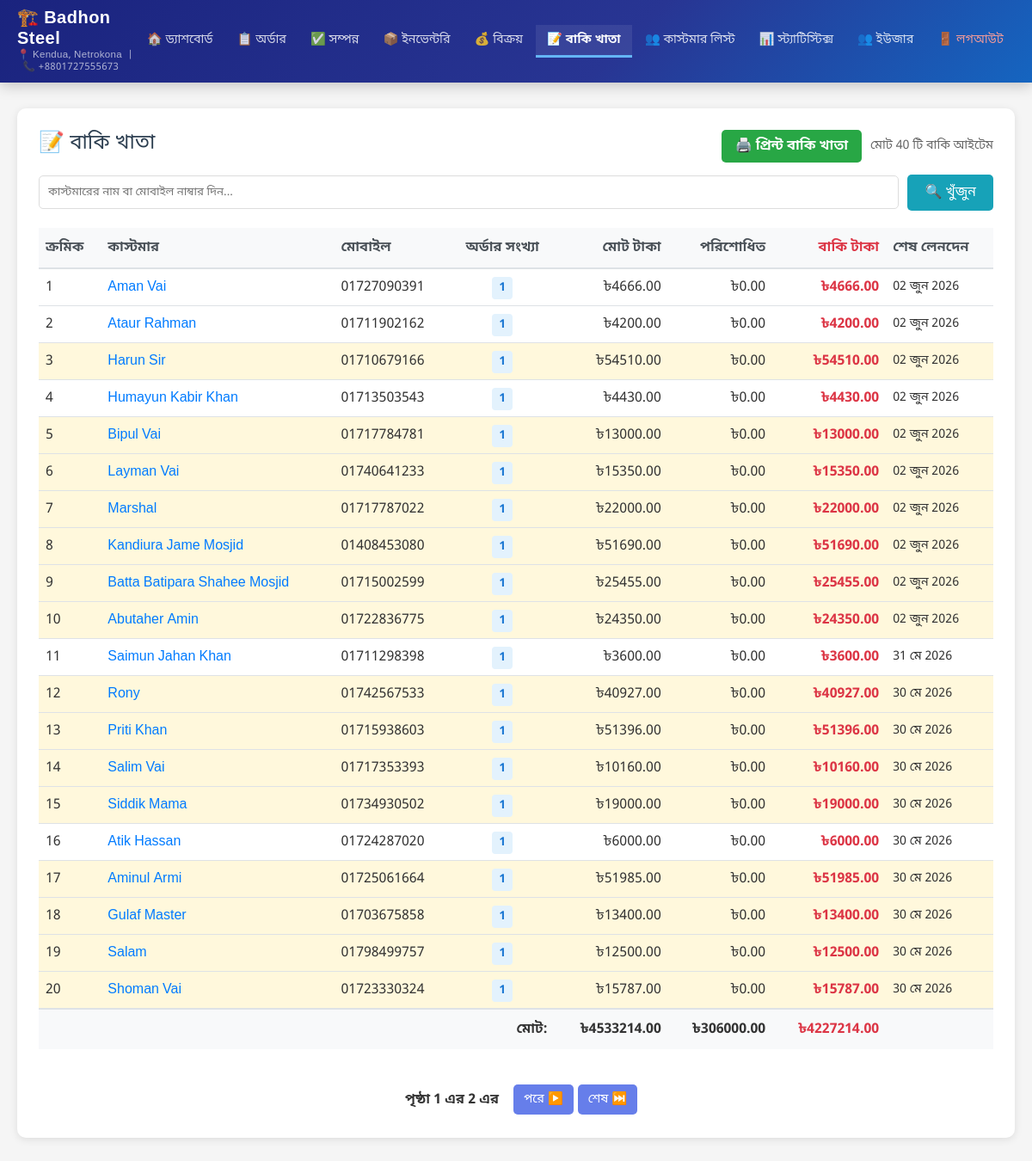
/admin-panel/due-accounts/ (signed in), run on the app's committed database.
### shop/models.py (models this page shows, shortened)
class Customer(models.Model):
    name = models.CharField(max_length=200, verbose_name='ক্রেতার নাম')
    mobile_number = models.CharField(max_length=20, unique=True, verbose_name='মোবাইল নাম্বার')
    address = models.TextField(verbose_name='ঠিকানা', blank=True)
    deposit_balance = models.DecimalField(max_digits=10, decimal_places=2, verbose_name='জমা ব্যালেন্স', default=0)
    created_at = models.DateTimeField(auto_now_add=True, verbose_name='তৈরির সময়')
    updated_at = models.DateTimeField(auto_now=True, verbose_name='আপডেটের সময়')
    class Meta:
        verbose_name = 'ক্রেতা'
        verbose_name_plural = 'ক্রেতাসমূহ'
        ordering = ['-created_at']

class Order(models.Model):
    STATUS_CHOICES = [
        ('pending', 'চলমান'),
        ('ready', 'প্রস্তুত'),
        ('completed', 'সম্পন্ন'),
    ]
    DELIVERY_STATUS_CHOICES = [
        ('not_delivered', 'ডেলিভারি হয়নি'),
        ('delivered', 'ডেলিভারি সম্পন্ন'),
    ]
    customer = models.ForeignKey(Customer, on_delete=models.PROTECT, related_name='orders', verbose_name='ক্রেতা', null=True, blank=True)
    customer_name = models.CharField(max_length=200, verbose_name='ক্রেতার নাম', null=True, blank=True)
    mobile_number = models.CharField(max_length=20, verbose_name='মোবাইল নাম্বার', null=True, blank=True)
    total_price = models.DecimalField(max_digits=10, decimal_places=2, verbose_name='মোট মূল্য', default=0)
    discount_percentage = models.DecimalField(max_digits=5, decimal_places=2, verbose_name='ডিসকাউন্ট (%)', default=0)
    discount_amount = models.DecimalField(max_digits=10, decimal_places=2, verbose_name='ডিসকাউন্ট টাকা', default=0)
    final_price = models.DecimalField(max_digits=10, decimal_places=2, verbose_name='চূড়ান্ত মূল্য', default=0)
    cash_paid = models.DecimalField(max_digits=10, decimal_places=2, verbose_name='নগদ পরিশোধ', default=0)
    due_amount = models.DecimalField(max_digits=10, decimal_places=2, verbose_name='বাকি টাকা', editable=False)
    initial_payment_migrated = models.BooleanField(default=False, verbose_name='প্রাথমিক পেমেন্ট OrderPayment-এ স্থানান্তরিত')
    order_date = models.DateField(default=timezone.now, verbose_name='অর্ডার নেওয়ার তারিখ')
    delivery_date = models.DateField(verbose_name='ডেলিভারির তারিখ')
    status = models.CharField(max_length=20, choices=STATUS_CHOICES, default='pending', verbose_name='প্রোডাক্ট অবস্থা')
    delivery_status = models.CharField(max_length=20, choices=DELIVERY_STATUS_CHOICES, default='not_delivered', verbose_name='ডেলিভারি অবস্থা')
    created_at = models.DateTimeField(auto_now_add=True, verbose_name='তৈরির সময়')
    updated_at = models.DateTimeField(auto_now=True, verbose_name='আপডেটের সময়')
    class Meta:
        verbose_name = 'অর্ডার'
        verbose_name_plural = 'অর্ডারসমূহ'
        ordering = ['-created_at']

### shop/views.py (the view, shortened to what this page needs)
# urls.py: path('admin-panel/due-accounts/', views.due_accounts_list, name='due_accounts_list'),
@login_required
def due_accounts_list(request):
    search_query = request.GET.get('search', '')
    page_number = request.GET.get('page', 1)
    orders_with_due = Order.objects.filter(due_amount__gt=0).select_related('customer').order_by('-created_at')
    invoices_with_due = Invoice.objects.filter(due_amount__gt=0, is_latest=True).order_by('-created_at')
    customer_due = {}
    for order in orders_with_due:
        total_amount = order.final_price if order.final_price > 0 else order.total_price
        due_amount = order.due_amount if order.due_amount > 0 else (total_amount - order.cash_paid)
        if due_amount > 0:  # Only show if there's actually due
            if order.customer:
                customer_key = f"customer_{order.customer.pk}"
                customer_name = order.customer.name
                mobile_number = order.customer.mobile_number
                customer_obj = order.customer
            else:
                customer_key = f"name_{order.customer_name}_{order.mobile_number}"
                customer_name = order.customer_name
                mobile_number = order.mobile_number
                customer_obj = None
            if customer_key not in customer_due:
                customer_due[customer_key] = {
                    'customer': customer_obj,
                    'customer_name': customer_name,
                    'mobile_number': mobile_number,
                    'total_amount': Decimal('0'),
                    'paid_amount': Decimal('0'),
                    'due_amount': Decimal('0'),
                    'order_count': 0,
                    'last_date': order.created_at,
                }
            customer_due[customer_key]['total_amount'] += total_amount
            customer_due[customer_key]['paid_amount'] += order.cash_paid
            customer_due[customer_key]['due_amount'] += due_amount
            customer_due[customer_key]['order_count'] += 1
            if order.created_at > customer_due[customer_key]['last_date']:
                customer_due[customer_key]['last_date'] = order.created_at
    due_items = list(customer_due.values())
    if search_query:
        due_items = [
            item for item in due_items
            if search_query.lower() in item['customer_name'].lower()
            or search_query.lower() in item['mobile_number'].lower()
        ]
    due_items.sort(key=lambda x: x['last_date'], reverse=True)
    total_amount = sum(item['total_amount'] for item in due_items)
    total_paid = sum(item['paid_amount'] for item in due_items)
    total_due = sum(item['due_amount'] for item in due_items)
    paginator = Paginator(due_items, 20)
    page_obj = paginator.get_page(page_number)
    context = {
        'due_items': page_obj,
        'page_obj': page_obj,
        'search_query': search_query,
        'total_amount': total_amount,
        'total_paid': total_paid,
        'total_due': total_due,
    }
    return render(request, 'admin_panel/due_accounts_list.html', context)

### shop/templates/admin_panel/due_accounts_list.html (shortened to what this page needs)
{% extends 'admin_panel/base.html' %}
{% load static %}
{% block content %}
<div class="card">
    <div class="card-title">
        📝 বাকি খাতা
        <div style="float: right; display: flex; gap: 10px; align-items: center;">
            <a href="{% url 'due_accounts_print' %}" class="btn btn-success" style="background: #28a745; color: white; padding: 8px 16px; text-decoration: none; border-radius: 5px; font-weight: 600;">🖨️ প্রিন্ট বাকি খাতা</a>
            <div style="font-size: 0.9rem; color: #666;">
                {% if page_obj %}
                মোট {{ page_obj.paginator.count }} টি বাকি আইটেম
                {% endif %}
            </div>
        </div>
    </div>
    <div style="margin-bottom: 20px;">
        <form method="get" style="display: flex; gap: 10px; align-items: center;">
            <input type="text" name="search" value="{{ search_query }}"
                   placeholder="কাস্টমারের নাম বা মোবাইল নাম্বার দিন..."
                   style="flex: 1; padding: 10px; border: 1px solid #ddd; border-radius: 5px; font-family: 'Noto Sans Bengali', sans-serif;">
            <button type="submit" class="btn btn-info">🔍 খুঁজুন</button>
        </form>
    </div>
    {% if due_items %}
    <div style="overflow-x: auto;">
        <table style="width: 100%; border-collapse: collapse; margin-bottom: 20px;">
            <thead>
                <tr style="background-color: #f8f9fa; border-bottom: 2px solid #dee2e6;">
                    <th style="padding: 12px 8px; text-align: left; font-weight: 600; color: #495057;">ক্রমিক</th>
                    <th style="padding: 12px 8px; text-align: left; font-weight: 600; color: #495057;">কাস্টমার</th>
                    <th style="padding: 12px 8px; text-align: left; font-weight: 600; color: #495057;">মোবাইল</th>
                    <th style="padding: 12px 8px; text-align: center; font-weight: 600; color: #495057;">অর্ডার সংখ্যা</th>
                    <th style="padding: 12px 8px; text-align: right; font-weight: 600; color: #495057;">মোট টাকা</th>
                    <th style="padding: 12px 8px; text-align: right; font-weight: 600; color: #495057;">পরিশোধিত</th>
                    <th style="padding: 12px 8px; text-align: right; font-weight: 600; color: #dc3545;">বাকি টাকা</th>
                    <th style="padding: 12px 8px; text-align: left; font-weight: 600; color: #495057;">শেষ লেনদেন</th>
                </tr>
            </thead>
            <tbody>
                {% for item in due_items %}
                <tr style="border-bottom: 1px solid #dee2e6; {% if item.due_amount > 10000 %}background-color: #fff8dc;{% endif %}">
                    <td style="padding: 10px 8px;">{{ forloop.counter0|add:page_obj.start_index }}</td>
                    <td style="padding: 10px 8px; font-weight: 500;">
                        {% if item.customer %}
                        <a href="{% url 'customer_detail' item.customer.pk %}" style="color: #007bff; text-decoration: none;">{{ item.customer_name }}</a>
                        {% else %}
                        {{ item.customer_name }}
                        {% endif %}
                    </td>
                    <td style="padding: 10px 8px;">{{ item.mobile_number }}</td>
                    <td style="padding: 10px 8px; text-align: center;">
                        <span style="background-color: #e3f2fd; color: #1976d2; padding: 4px 8px; border-radius: 4px; font-size: 0.85rem; font-weight: 600;">{{ item.order_count }}</span>
                    </td>
                    <td style="padding: 10px 8px; text-align: right; font-weight: 500;">৳{{ item.total_amount|floatformat:2 }}</td>
                    <td style="padding: 10px 8px; text-align: right;">৳{{ item.paid_amount|floatformat:2 }}</td>
                    <td style="padding: 10px 8px; text-align: right; font-weight: 700; color: #dc3545;">৳{{ item.due_amount|floatformat:2 }}</td>
                    <td style="padding: 10px 8px; font-size: 0.9rem;">{{ item.last_date|date:"d M Y" }}</td>
                </tr>
                {% endfor %}
            </tbody>
            <tfoot>
                <tr style="background-color: #f8f9fa; font-weight: 700; border-top: 2px solid #dee2e6;">
                    <td colspan="4" style="padding: 12px 8px; text-align: right;">মোট:</td>
                    <td style="padding: 12px 8px; text-align: right;">৳{{ total_amount|floatformat:2 }}</td>
                    <td style="padding: 12px 8px; text-align: right;">৳{{ total_paid|floatformat:2 }}</td>
                    <td style="padding: 12px 8px; text-align: right; color: #dc3545;">৳{{ total_due|floatformat:2 }}</td>
                    <td colspan="2"></td>
                </tr>
            </tfoot>
        </table>
    </div>
    {% if page_obj.has_other_pages %}
    <div style="text-align: center; margin-top: 20px;">
        <div style="display: inline-flex; gap: 5px; align-items: center;">
            <span style="padding: 8px 12px; font-weight: 600;">
                পৃষ্ঠা {{ page_obj.number }} এর {{ page_obj.paginator.num_pages }} এর
            </span>
            {% if page_obj.has_next %}
                <a href="?page={{ page_obj.next_page_number }}{% if search_query %}&search={{ search_query }}{% endif %}" class="btn btn-sm" style="padding: 8px 12px;">পরে ▶️</a>
                <a href="?page={{ page_obj.paginator.num_pages }}{% if search_query %}&search={{ search_query }}{% endif %}" class="btn btn-sm" style="padding: 8px 12px;">শেষ ⏭️</a>
            {% endif %}
        </div>
    </div>
    {% endif %}
    {% endif %}
</div>
{% endblock %}

### data on the page
Customer: customer_name "Aman Vai", mobile_number "01727090391", order_count "1", total_amount "4666.00", paid_amount "0.00", due_amount "4666.00", last_date "02 জুন 2026"
Customer: customer_name "Ataur Rahman", mobile_number "01711902162", order_count "1", total_amount "4200.00", paid_amount "0.00", due_amount "4200.00", last_date "02 জুন 2026"
Customer: customer_name "Harun Sir", mobile_number "01710679166", order_count "1", total_amount "54510.00", paid_amount "0.00", due_amount "54510.00", last_date "02 জুন 2026"
Customer: customer_name "Humayun Kabir Khan", mobile_number "01713503543", order_count "1", total_amount "4430.00", paid_amount "0.00", due_amount "4430.00", last_date "02 জুন 2026"
Customer: customer_name "Bipul Vai", mobile_number "01717784781", order_count "1", total_amount "13000.00", paid_amount "0.00", due_amount "13000.00", last_date "02 জুন 2026"
Customer: customer_name "Layman Vai", mobile_number "01740641233", order_count "1", total_amount "15350.00", paid_amount "0.00", due_amount "15350.00", last_date "02 জুন 2026"
Customer: customer_name "Marshal", mobile_number "01717787022", order_count "1", total_amount "22000.00", paid_amount "0.00", due_amount "22000.00", last_date "02 জুন 2026"
Customer: customer_name "Kandiura Jame Mosjid", mobile_number "01408453080", order_count "1", total_amount "51690.00", paid_amount "0.00", due_amount "51690.00", last_date "02 জুন 2026"
Customer: customer_name "Batta Batipara Shahee Mosjid", mobile_number "01715002599", order_count "1", total_amount "25455.00", paid_amount "0.00", due_amount "25455.00", last_date "02 জুন 2026"
Customer: customer_name "Abutaher Amin", mobile_number "01722836775", order_count "1", total_amount "24350.00", paid_amount "0.00", due_amount "24350.00", last_date "02 জুন 2026"
Customer: customer_name "Saimun Jahan Khan", mobile_number "01711298398", order_count "1", total_amount "3600.00", paid_amount "0.00", due_amount "3600.00", last_date "31 মে 2026"
Customer: customer_name "Rony", mobile_number "01742567533", order_count "1", total_amount "40927.00", paid_amount "0.00", due_amount "40927.00", last_date "30 মে 2026"
Customer: customer_name "Priti Khan", mobile_number "01715938603", order_count "1", total_amount "51396.00", paid_amount "0.00", due_amount "51396.00", last_date "30 মে 2026"
Customer: customer_name "Salim Vai", mobile_number "01717353393", order_count "1", total_amount "10160.00", paid_amount "0.00", due_amount "10160.00", last_date "30 মে 2026"
Customer: customer_name "Siddik Mama", mobile_number "01734930502", order_count "1", total_amount "19000.00", paid_amount "0.00", due_amount "19000.00", last_date "30 মে 2026"
Customer: customer_name "Atik Hassan", mobile_number "01724287020", order_count "1", total_amount "6000.00", paid_amount "0.00", due_amount "6000.00", last_date "30 মে 2026"
Customer: customer_name "Aminul Armi", mobile_number "01725061664", order_count "1", total_amount "51985.00", paid_amount "0.00", due_amount "51985.00", last_date "30 মে 2026"
Customer: customer_name "Gulaf Master", mobile_number "01703675858", order_count "1", total_amount "13400.00", paid_amount "0.00", due_amount "13400.00", last_date "30 মে 2026"
Customer: customer_name "Salam", mobile_number "01798499757", order_count "1", total_amount "12500.00", paid_amount "0.00", due_amount "12500.00", last_date "30 মে 2026"
Customer: customer_name "Shoman Vai", mobile_number "01723330324", order_count "1", total_amount "15787.00", paid_amount "0.00", due_amount "15787.00", last_date "30 মে 2026"

### other printed values
{{ page_obj.paginator.count }} "40"
{{ total_amount|floatformat:2 }} "4533214.00"
{{ total_paid|floatformat:2 }} "306000.00"
{{ total_due|floatformat:2 }} "4227214.00"
{{ page_obj.number }} "1"
{{ page_obj.paginator.num_pages }} "2"
